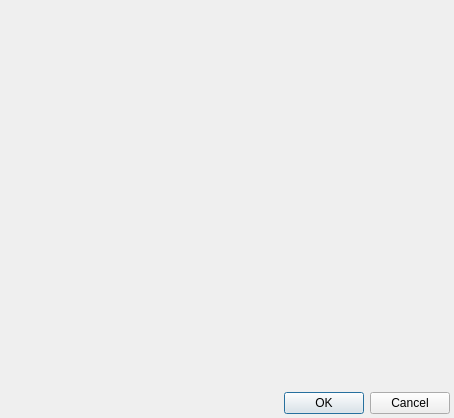
<?xml version="1.0" encoding="UTF-8"?>
<ui version="4.0">
 <class>QIlangDialog</class>
 <widget class="QWidget" name="QIlangDialog">
  <property name="geometry">
   <rect>
    <x>0</x>
    <y>0</y>
    <width>454</width>
    <height>418</height>
   </rect>
  </property>
  <property name="windowTitle">
   <string>Ilang Dialog (Change Name)</string>
  </property>
  <layout class="QVBoxLayout" name="verticalLayout">
   <property name="spacing">
    <number>2</number>
   </property>
   <property name="leftMargin">
    <number>4</number>
   </property>
   <property name="topMargin">
    <number>4</number>
   </property>
   <property name="rightMargin">
    <number>4</number>
   </property>
   <property name="bottomMargin">
    <number>4</number>
   </property>
   <item>
    <widget class="QWidget" name="widget" native="true"/>
   </item>
   <item>
    <widget class="QDialogButtonBox" name="buttonBox">
     <property name="standardButtons">
      <set>QDialogButtonBox::Cancel|QDialogButtonBox::Ok</set>
     </property>
    </widget>
   </item>
  </layout>
 </widget>
 <resources/>
 <connections/>
</ui>
